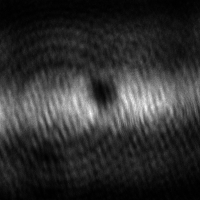
%> input picture LAB_CODE/0/1.tif, 200 x 200 px
$ octave --eval "result = Gauss2DFit(imread('0/1.tif'));"   (GNU Octave 9; MATLAB toolbox functions it lacks are replaced by stand-ins)
%> lines starting %> are read from the running program, lines starting %| are printed output that depends on the picture
### LAB_CODE/polyGF2D.m
function [A,cx,cy,sx,sy,sita]=polyGF2D(x,y,z,h)
%用于快速拟合二维高斯分布的实验数据，方法是对x,y,ln(z)做二次多项式拟合。
%适用于那些无偏置，相对噪声小于阈值h的准二维高斯分布数据
%Luo xinyu  from iphy
%2008.8.17
%MatlabR2007a

%% 平滑图像,尽量消除造成拟合不稳定的凹陷.取那些大于阈值的点带入拟合
f=[1 2 1;2 4 2;1 2 1]/16;
z=filter2(f,z);
for k=1:1
    z=filter2(f,z);
end
zmax=max(max(z));
xnew=x(find(z>(zmax*h)));
ynew=y(find(z>(zmax*h)));
znew=z(find(z>(zmax*h)));
%% 将图像取对数，进行二次多项式拟合
zlognew=log(znew);
a = zeros(max(size(xnew)),6);
n=1;
for i1= 0:2
   for j1=0:2-i1
       a(:,n) = (xnew.^i1).*(ynew.^j1);
       n=n+1;
   end
end
p = (a\zlognew);
%% 由拟合出的多项式系数求出A,cx,cy,sx,sy, sita
c(1)=-p(6);c(2)=-p(3);c(3)=-p(5);c(4)=-p(4);c(5)=-p(2); c(6)=p(1);
sitap=0.5*acot((c(1)-c(2))/c(3));
sxp=sqrt(1/((c(1)-c(2))/cos(2*sitap)+c(1)+c(2)));
syp=sqrt(1/(-(c(1)-c(2))/cos(2*sitap)+c(1)+c(2)));

MA=([-2*(cos(sitap)^2/sxp^2+sin(sitap)^2/syp^2),sin(2*sitap)*(1/syp^2-1/sxp^2);...
    sin(2*sitap)*(1/syp^2-1/sxp^2),-2*(sin(sitap)^2/sxp^2+cos(sitap)^2/syp^2)]);
MB=2*[c(4),c(5)]';
cp=MA\MB;
cxp=cp(1);
cyp=cp(2);
Ap=exp(c(6)+(cos(sitap)*cxp+sin(sitap)*cyp).^2/2/sxp^2+...
  (-sin(sitap)*cxp+cos(sitap)*cyp).^2/2/syp^2);
A=Ap;cx=cxp;cy=cyp;sx=sxp;sy=syp;sita=sitap;

### LAB_CODE/Gauss2DFit.m
function [App,cxpp,cypp,sxpp,sypp,sitapp,offsetpp,image_Fit,zfitpp]=Gauss2DFit(image,plot,varargin)
name=inputname(1);
imagetofit=image;
%Acquire Image Size
[a,b]=size(imagetofit);

%To form grid
x=1:b;
y=1:a;
[X,Y]=meshgrid(x,y);
h=0.1;

%Clear inf or nan values to zero
imagetofit(isnan(imagetofit))=0;
imagetofit(isinf(imagetofit))=0;

% 将图像取对数，进行二次多项式拟合

[Ap,cxp,cyp,sxp,syp,sitap]=polyGF2D(X,Y,imagetofit,h); %取对数进行二次多项式拟合
offsetp=0;


options = optimset('Display','off','TolFun',1e-3,'LargeScale','off'); %用fminunc拟合，将上面的拟合结果带入作为fminunc的初值
initpar=[Ap,cxp,cyp,sxp,syp,sitap,offsetp];
if isreal(initpar)
    para=fminunc(@objfun,initpar,options,X,Y,imagetofit);
    App=para(1);cxpp=para(2);cypp=para(3);sxpp=para(4);sypp=para(5);sitapp=para(6);offsetpp=para(7);
else
    [App,cxpp,cypp,sxpp,sypp,sitapp,offsetpp]=deal(0,0,0,0,0,0,0);
end

% 显示拟合结果
[App,cxpp,cypp,sxpp,sypp,180*sitapp/pi,offsetpp];
zfitpp=App*exp(-(cos(sitapp)*(X-cxpp)+sin(sitapp)*(Y-cypp)).^2/2/sxpp^2-(-sin(sitapp)*(X-cxpp)+cos(sitapp)*(Y-cypp)).^2/2/sypp^2)+offsetpp;

if nargin==2
    figure
    set(gcf,'Visible','Off');
    image_Fit=imshow(zfitpp,'Colormap',jet,'border','tight','initialmagnification','fit');
elseif nargin==1

    figure('Name',name)
    subplot(1,2,1)
    % mesh(imagetofit)
    imshow(imagetofit,'Colormap',jet)
    set(gca,'Clim',[offsetpp-abs(offsetpp) App*1.3]);
    %axis([1 b 1 a]);
    title(['Raw Data ',name])

    subplot(1,2,2)
    % mesh(zfitpp)
    imshow(zfitpp,'Colormap',jet)
    set(gca,'Clim',[offsetpp-abs(offsetpp) App*1.3]);
    % axis([1 b 1 a]);
    title(['Fit Data ',name])
    figure
    set(gcf,'Visible','Off');
    image_Fit=imshow(zfitpp,'Colormap',jet,'border','tight','initialmagnification','fit');
    set(gca,'Clim',[offsetpp-abs(offsetpp) App*1.3]);

end
%> in Gauss2DFit, imagetofit is the input picture: size 200x200 uint16; min 90, max 4551, mean 927.3
%> the loop in polyGF2D, `for k=1:1` made 1 pass
%> pass 1, in polyGF2D, `z=filter2(f,z);`:
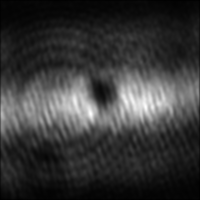
%> z: size 200x200 double; min 58.51, max 4004.6, mean 922.8; drawn with min black and max white
%> in polyGF2D, `zmax=max(max(z));`: zmax = 4004.6
%> in polyGF2D, `xnew=x(find(z>(zmax*h)));`: xnew = 29541 values from 1 to 200
%> in polyGF2D, `ynew=y(find(z>(zmax*h)));`: ynew = 29541 values from 19 to 193
%> in polyGF2D, `znew=z(find(z>(zmax*h)));`: znew = 29541 values from 400.5 to 4004.6
%> after the loop in polyGF2D, `for i1= 0:2`: n = 7
%> in polyGF2D, `p = (a\zlognew);`: p = [3.86; 0.0579; -0.000259; 0.0128; -4.35e-05; -4.12e-05]
%> in polyGF2D, `sitap=0.5*acot((c(1)-c(2))/c(3));`: sitap = -0.0987
%> in polyGF2D, `sxp=sqrt(1/((c(1)-c(2))/cos(2*sitap)+c(1)+c(2)));`: sxp = 113.1
%> in polyGF2D, `syp=sqrt(1/(-(c(1)-c(2))/cos(2*sitap)+c(1)+c(2)));`: syp = 43.77
%> in polyGF2D, `MA=([-2*(cos(sitap)^2/sxp^2+sin(sitap)^2/syp^2),sin(2*sitap)*(1/syp^2-..`: MA = [-0.000165 -8.7e-05; -8.7e-05 -0.00104]
%> in polyGF2D, `MB=2*[c(4),c(5)]';`: MB = [-0.0256; -0.116]
%> in polyGF2D, `cp=MA\MB;`: cp = [100.7; 103.4]
%> in polyGF2D, `cxp=cp(1);`: cxp = 100.7
%> in polyGF2D, `cyp=cp(2);`: cyp = 103.4
%> in polyGF2D, `Ap=exp(c(6)+(cos(sitap)*cxp+sin(sitap)*cyp).^2/2/sxp^2+ (-sin(sitap)*c..`: Ap = 1805.1
%> in polyGF2D, `cx=cxp`: cx = 100.7
%> in polyGF2D, `cy=cyp`: cy = 103.4
%> in polyGF2D, `sx=sxp`: sx = 113.1
%> in polyGF2D, `sy=syp`: sy = 43.77
%> in polyGF2D, `sita=sitap`: sita = -0.0987
%> in Gauss2DFit, `[Ap,cxp,cyp,sxp,syp,sitap]=polyGF2D(X,Y,imagetofit,h);`: Ap = 1805.1; cxp = 100.7; cyp = 103.4; sxp = 113.1; syp = 43.77; sitap = -0.0987
%> in Gauss2DFit, `initpar=[Ap,cxp,cyp,sxp,syp,sitap,offsetp];`: initpar = [1805.1 100.7 103.4 113.1 43.77 -0.0987 0]
%> (the run ends here)

$ run again, on LAB_CODE/0/OD_with_ROI.tif
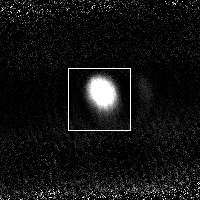
%> input picture LAB_CODE/0/OD_with_ROI.tif, 200 x 200 px
%> in Gauss2DFit, imagetofit is the input picture: size 200x200 uint8; min 0, max 255, mean 18.3
%> in polyGF2D, `z=filter2(f,z);`:
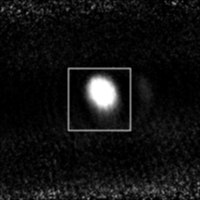
%> z: size 200x200 double; min 0, max 255, mean 18.2
%> zmax = 255
%> xnew = 6176 values from 1 to 200
%> znew = 6176 values from 25.51 to 255
%> zlognew = 6176 values, max 5.54 at index 2245, min 3.24 at index 508, mean 3.98
%> after the loop in polyGF2D, `for i1= 0:2`: n = 7
%> p = [3.43; 0.0162; -8.3e-05; 0.00528; 6.8e-06; -3.5e-05]
%> in polyGF2D, `sitap=0.5*acot((c(1)-c(2))/c(3));`: sitap = 0.0703
%> in polyGF2D, `sxp=sqrt(1/((c(1)-c(2))/cos(2*sitap)+c(1)+c(2)));`: sxp = 119.9
%> in polyGF2D, `syp=sqrt(1/(-(c(1)-c(2))/cos(2*sitap)+c(1)+c(2)));`: syp = 77.48
%> MA = [-0.00014 1.36e-05; 1.36e-05 -0.000332]
%> MB = [-0.0106; -0.0324]
%> cp = [85.21; 101]
%> in polyGF2D, `cxp=cp(1);`: cxp = 85.21
%> in polyGF2D, `cyp=cp(2);`: cyp = 101
%> in polyGF2D, `Ap=exp(c(6)+(cos(sitap)*cxp+sin(sitap)*cyp).^2/2/sxp^2+ (-sin(sitap)*c..`: Ap = 87.32
%> cx = 85.21
%> cy = 101
%> sx = 119.9
%> sy = 77.48
%> sita = 0.0703
%> in Gauss2DFit, `[Ap,cxp,cyp,sxp,syp,sitap]=polyGF2D(X,Y,imagetofit,h);`: Ap = 87.32; cxp = 85.21; cyp = 101; sxp = 119.9; syp = 77.48; sitap = 0.0703
%> initpar = [87.32 85.21 101 119.9 77.48 0.0703 0]
